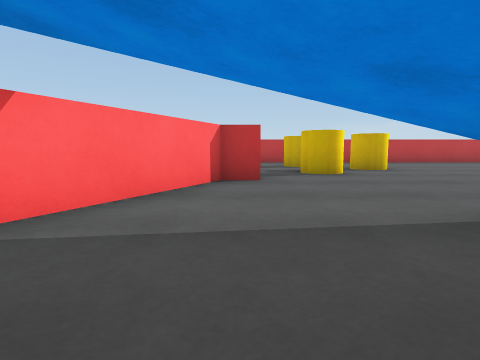
View 1 (above)

23 first-person views from a walk through a Unity game level. The camera is 0.55 m above the floor, tilts 6° down and sees 80° across. The floor is counted in squares, 1 m on a side. Each view is taken from the middle of a square. On the plan, view 1 faces up. The plan holds only what a view shows up to about 9 squares ahead; the rest is blank. Surface patterns are stand-ins for the level's own textures.

View 2
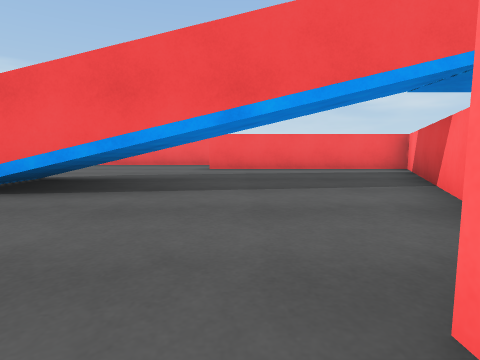

View 3
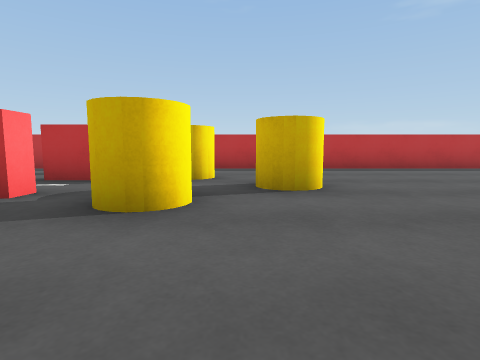

View 4
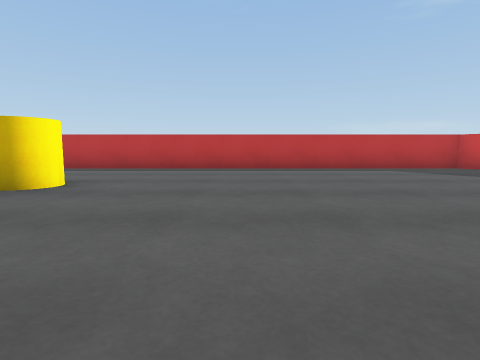

View 5
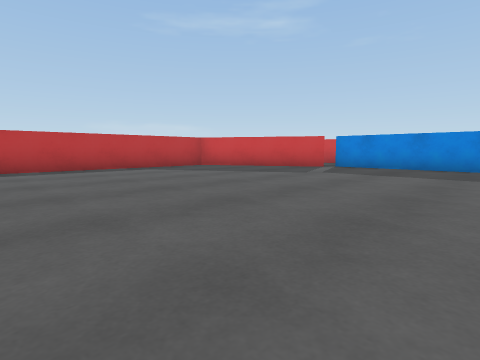

View 6
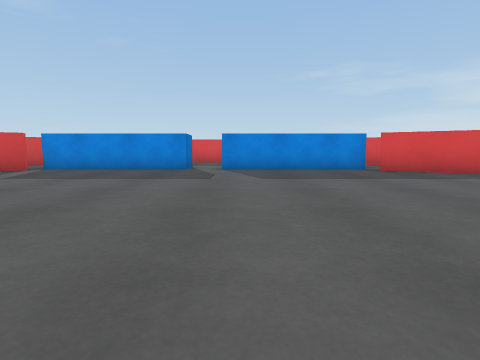

View 7
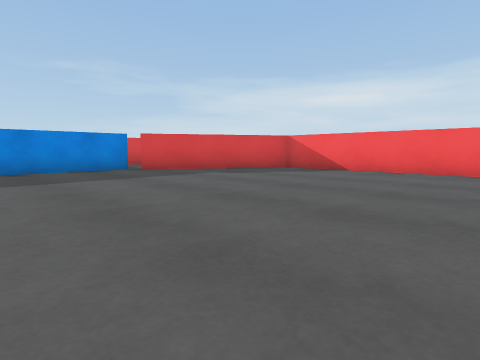

View 8
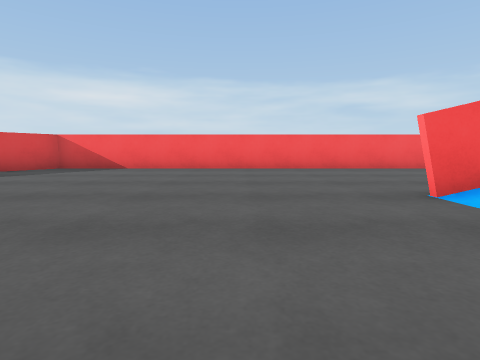

View 9
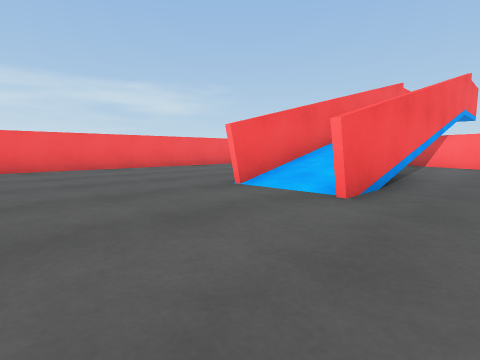

View 10
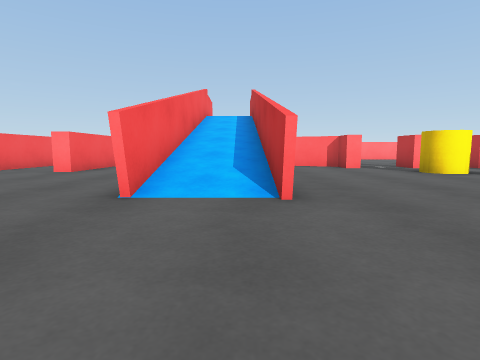

View 11
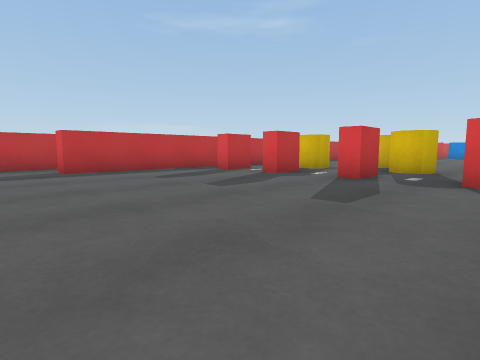

View 12
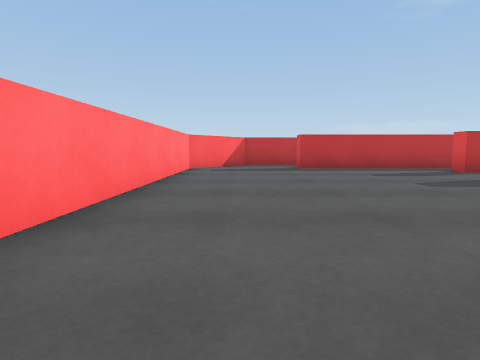

View 13
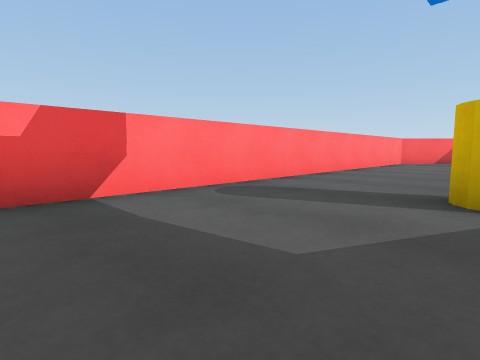

View 14
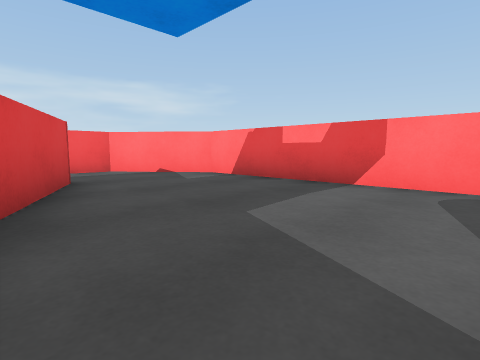

View 15
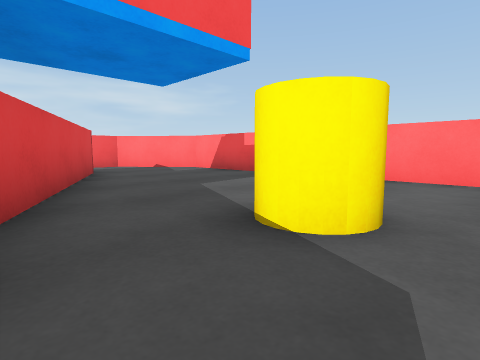

View 16
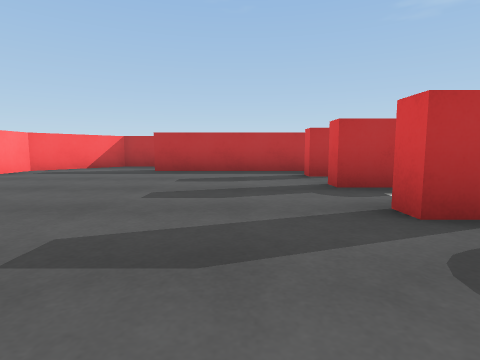

View 17
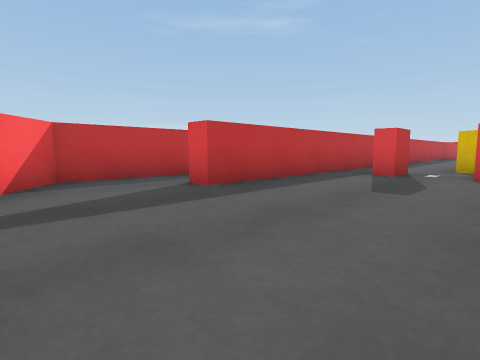

View 18
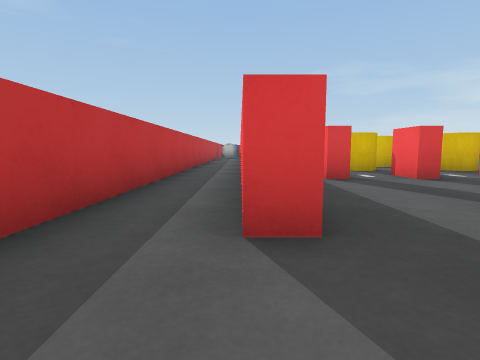

View 19
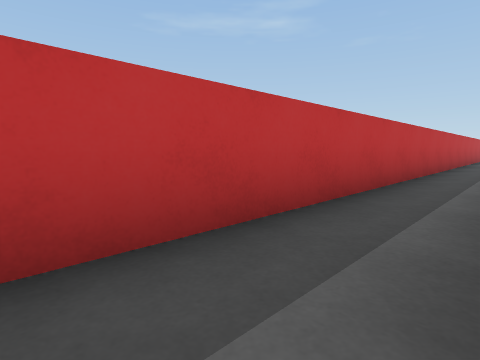

View 20
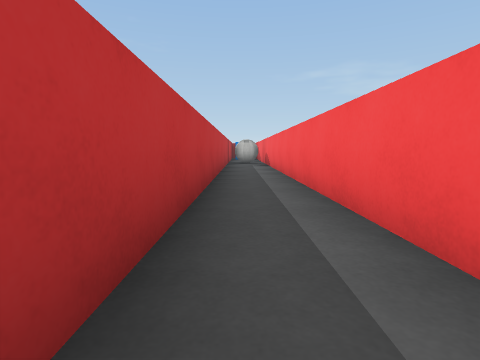

View 21
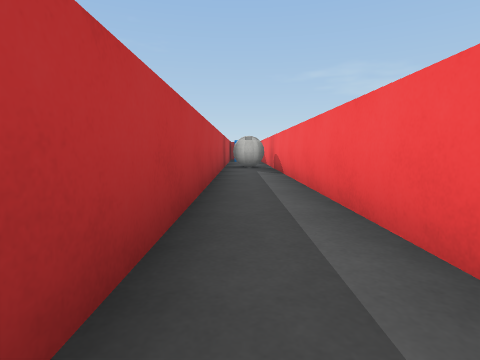

View 22
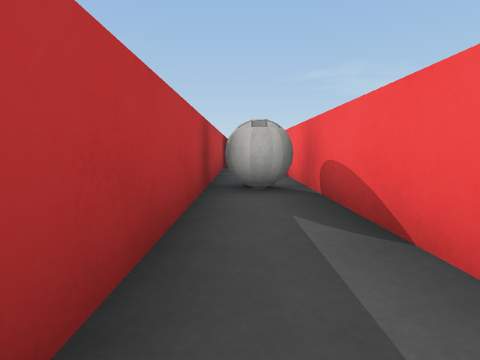

View 23
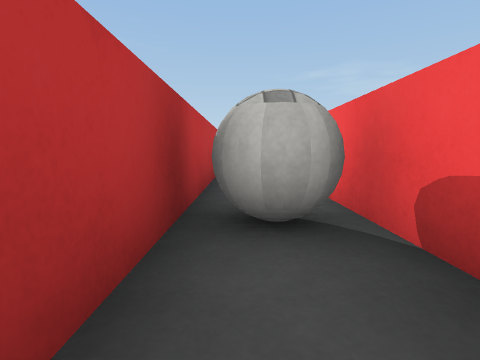

### Floor plan
Key: @ floor where view 1 was taken; # wall or solid block; . floor; C cylinder; B red block; T thing the floor can be seen under or through; W white ball.
Columns run from 8 left of view 1 to 18 right of it. Each row starts with its distance up from view 1.
 15   #########################
 14  ##..................WW...#
 13 ##..####################
 12 #.....................#
 11 #.......B.............
 10 #.........C...........
  9 #.......B.C.C..........##
  8 #..........CC...........#
  7 #.......B.C.............#
  6 #.......................#
  5 #......#B...............##
  4 #...C.##..................
  3 #.....#.................#
  2 #....##...TTTTT.........#
  1 #....#....TTTTT.........#
  0 #....#..@...............#
 -1 #...##.................##
 -2 #...######.............#
 -3 ##..     .............##
 -4  ##.    ..............#
 -5   ##    ###############

Positions as (right, up) in squares from view 1, and headings:
1: (0, 0), facing up
2: (1, 6), facing down
3: (3, 4), facing up
4: (7, 4), facing up
5: (7, 4), facing up-right
6: (8, 3), facing right
7: (8, 3), facing down-right
8: (8, 4), facing down
9: (9, 4), facing down-left
10: (9, 2), facing left
11: (-6, 5), facing up-right
12: (-6, 4), facing up
13: (-4, 0), facing up-left
14: (-3, 3), facing down-left
15: (-2, 5), facing down-left
16: (-2, 5), facing up
17: (-7, 9), facing up-right
18: (-6, 13), facing right
19: (-5, 13), facing up-right
20: (1, 14), facing right
21: (4, 14), facing right
22: (9, 14), facing right
23: (11, 14), facing right
